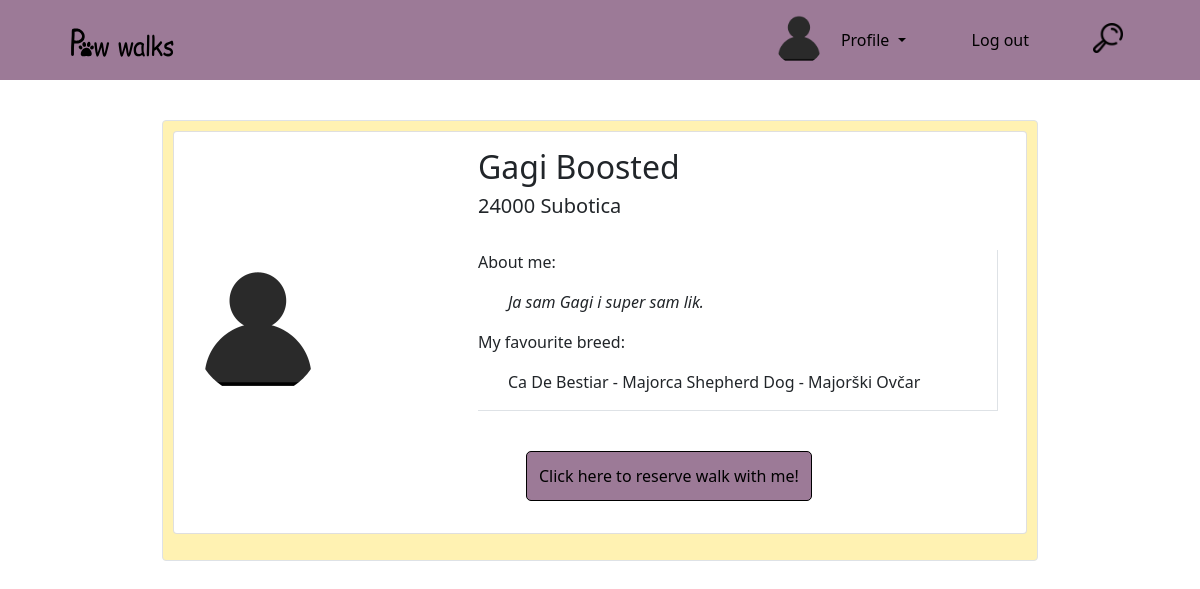
Page /pages/oneWalker.php?walker=80 (signed in) on the earlier database version.
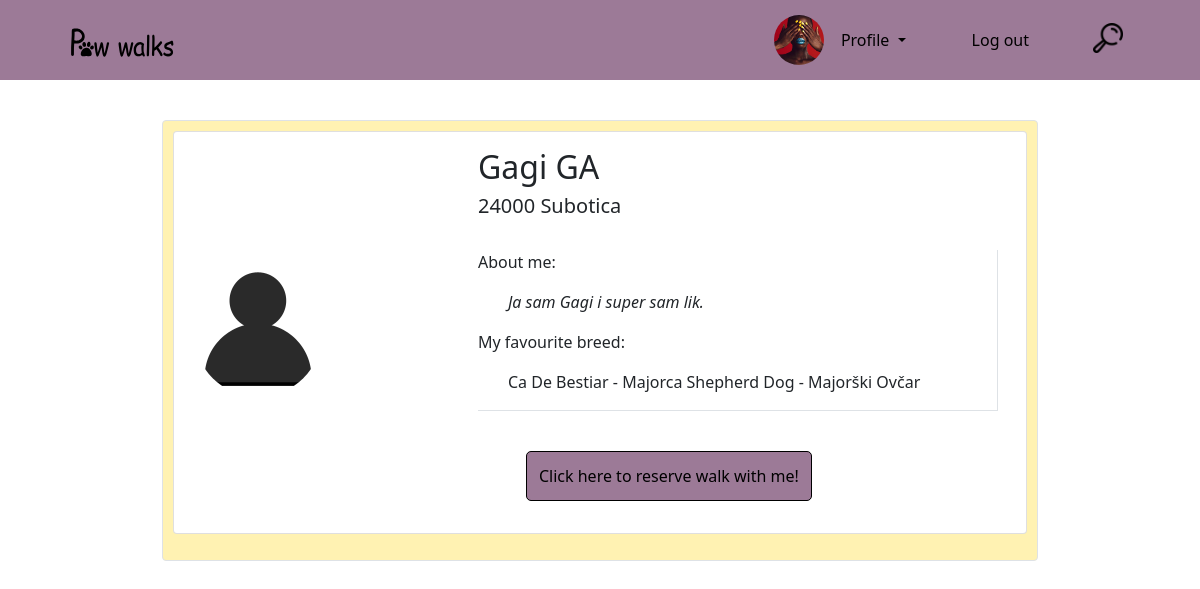
Same page on the later database version.
### tables this page shows
CREATE TABLE `user` (
  `id` int(10) UNSIGNED NOT NULL,
  `role` enum('admin','customer','walker') NOT NULL,
  `first_name` varchar(20) NOT NULL,
  `last_name` varchar(20) NOT NULL,
  `email` varchar(255) NOT NULL,
  `password` varchar(255) NOT NULL,
  `forgot_password_code` varchar(10) DEFAULT NULL,
  `phone_number` varchar(30) NOT NULL,
  `address_id` int(10) UNSIGNED NOT NULL,
  `picture` varchar(255) DEFAULT NULL,
  `is_verified` tinyint(1) NOT NULL DEFAULT 0,
  `verification_code` char(6) DEFAULT NULL,
  `created_at` datetime NOT NULL,
  `updated_at` datetime NOT NULL,
  `registration_expires` datetime DEFAULT NULL,
  `is_banned` int(11) DEFAULT NULL
);

CREATE TABLE `address` (
  `id` int(10) UNSIGNED NOT NULL,
  `street` varchar(100) NOT NULL,
  `city` varchar(40) NOT NULL,
  `postal_code` int(11) DEFAULT NULL
);

CREATE TABLE `walker_details` (
  `id` int(10) UNSIGNED NOT NULL,
  `biography` text DEFAULT NULL,
  `is_active` tinyint(4) NOT NULL DEFAULT 0,
  `walker_id` int(10) UNSIGNED NOT NULL
);

CREATE TABLE `breeds` (
  `id` int(10) UNSIGNED NOT NULL,
  `breed_name` varchar(255) NOT NULL
);

### pages/oneWalker.php (the view, shortened to what this page needs)
<!DOCTYPE html>
<html lang="en">
<head>
    <link href="https://cdn.jsdelivr.net/npm/bootstrap@5.1.3/dist/css/bootstrap.min.css" rel="stylesheet">
    <link rel="stylesheet" href="../css/login.css">
    <link rel="stylesheet" href="../css/signup.css">
    <link rel="stylesheet" href="../css/homeStyle.css">
    <link rel="stylesheet" href="../css/scrollbar.css">
</head>
<body>
<?php
include_once '../page_parts/header.php';
if(isset($_GET['walker'])){
    $sqlWalker = "SELECT u.id,  u.first_name, u.last_name, u.picture, wd.biography, a.city, a.postal_code, b.breed_name FROM user u
                INNER JOIN walker_details wd ON wd.walker_id = u.id
                INNER JOIN address a ON a.id = u.address_id
                INNER JOIN walker_favourite_breeds wb ON wb.walker_id = u.id
                INNER JOIN breeds b ON b.id = wb.breed_id
                WHERE  u.id = ".$_GET['walker'];
}
    try{
        $conn = new PDO("mysql:host=" . HOST . ";dbname=" . DB, USER, PASS);
        $stmtWalker=$conn->prepare($sqlWalker);
        $stmtWalker->execute();
        $walker= $stmtWalker->fetch(PDO::FETCH_ASSOC);
    }
    catch (Exception $ex){
        echo($ex -> getMessage());
    }
?>
<div class="container setac_pojedinacno">
    <div class="row border rounded karta mx-auto karta-jedan">
        <div class="card mb-3 mx-auto">
            <div class="row g-0">
                <div class="col-md-4 align-self-center p-2">
                    <img src="<?php if(!empty($walker['picture'])) echo $walker['picture']; else echo '../include/profile_images/user-icon.png'; ?>" class="img-fluid rounded-circle picture_card" alt="...">
                </div>
                <div class="col-md-8">
                    <div class="card-body">
                        <h2 class="card-title"><?php echo $walker['first_name']." ".$walker['last_name'];?></h2>
                        <div class="card-text">
                            <h5><?php echo $walker['postal_code']. " ". $walker['city'];?></h5>
                            <br>
                            <div class="border-bottom border-end">
                                <p>About me: </p>
                                <p style="text-indent: 30px;font-style: italic"><?php if(!empty($walker['biography'])) echo $walker['biography']; else echo '<span style="color: gray;">No biography</span>'; ?></p>
                                <p>My favourite breed: </p>
                                <p style="text-indent: 30px;"><?php echo $walker['breed_name'];?></p>
                            </div>
                            <br>
                            <button id="openReservation" class="ms-5 my-3" style="padding: 12px; background-color: #9c7a97;border: 1px solid black; border-radius: 5px; display: block;">Click here to reserve walk with me!</button>
                        </div>
                    </div>
                </div>
            </div>
        </div>
    </div>
</div>
</body>
</html>

### customer_dashboard/customer_header.php (shortened to what this page needs)
<?php
$sql = "SELECT picture FROM user WHERE id=".$_SESSION['id'];
try {
    $conn = new PDO("mysql:host=" . HOST . ";dbname=" . DB, USER, PASS);
    $stmt = $conn->prepare($sql);
    $stmt->execute();
    $user = $stmt->fetch(PDO::FETCH_ASSOC);
} catch (Exception $ex) {
    echo($ex->getMessage());
}
?>
<div class="p-4 align-self-center">
    <img src="<?php if(!empty($user['picture'])) echo $user['picture']; else echo '../include/profile_images/user-icon.png'; ?>" width="50" height="50" class="img-fluid rounded-circle m-2 mx-auto profile_picture" alt="Profile picture">
    <div class="btn-group">
        <button type="button" id="btnProfC" class="btn dropdown-toggle" data-bs-toggle="dropdown" aria-expanded="false">
            Profile
        </button>
    </div>
</div>

Differences in the rows shown:
now on this page (row edited): user: picture (picture)
changed user "Gagi": last_name "Boosted" → "GA"
